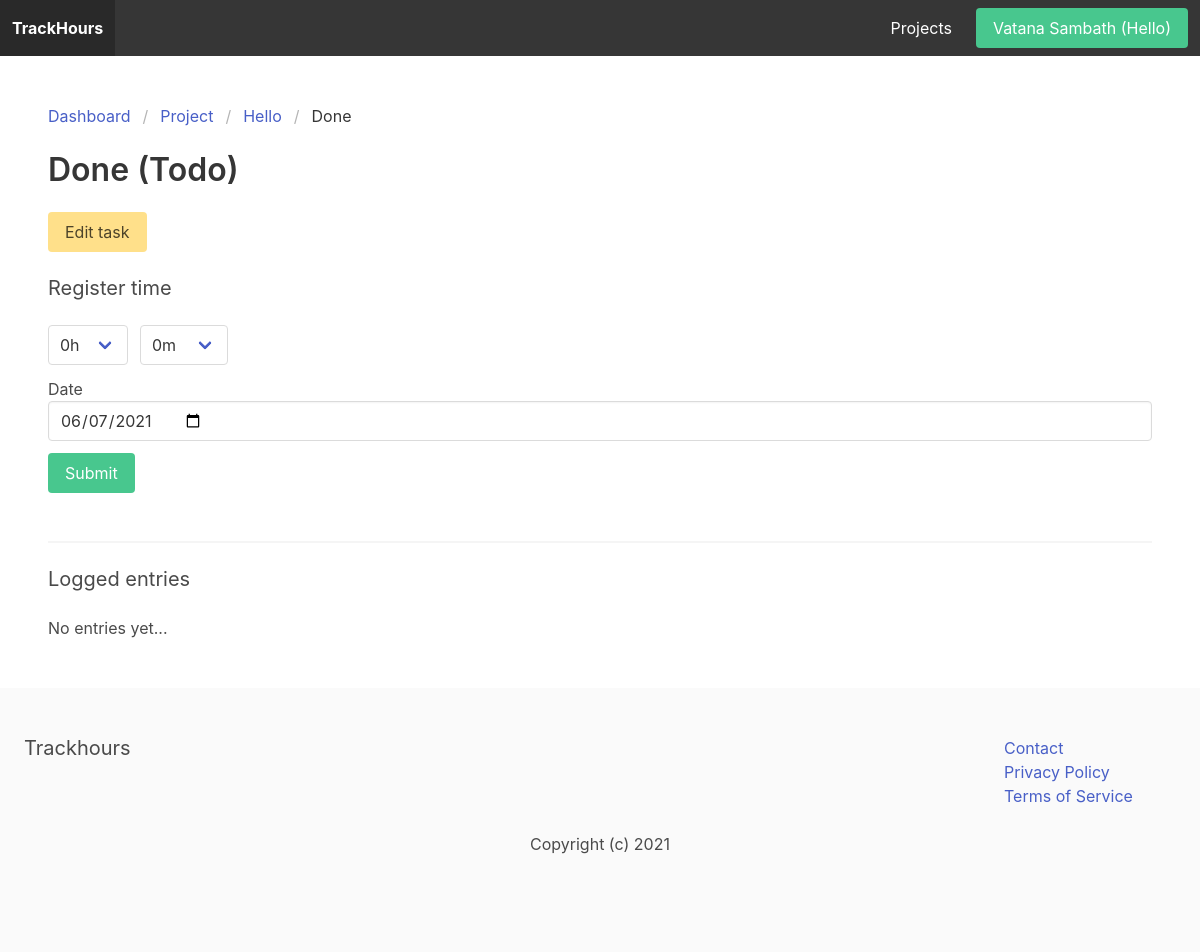
The page /projects/2/10 (signed in) on the database its author committed.
### teams/models.py (models this page shows, shortened)
class Team(models.Model):
    ACTIVE = 'active'
    DELETED = 'deleted'
    CHOICES_STATUS = (
        (ACTIVE, 'Active'),
        (DELETED, 'Deleted')
    )
    title = models.CharField(max_length=255)
    members = models.ManyToManyField(User, related_name='teams')
    created_by = models.ForeignKey(User, related_name='created_teams', on_delete=models.CASCADE)
    created_at = models.DateTimeField(auto_now_add=True)
    status = models.CharField(max_length=10, choices=CHOICES_STATUS, default=ACTIVE)
    class Meta:
        ordering = ['title']

### project/models.py (models this page shows, shortened)
class Project(models.Model):
    team = models.ForeignKey(Team, related_name='projects', on_delete=models.CASCADE)
    title = models.CharField(max_length=255)
    created_by = models.ForeignKey(User, related_name='projects', on_delete=models.CASCADE)
    created_at = models.DateTimeField(auto_now_add=True)
    class Meta:
        ordering = ['title']

class Task(models.Model):
    TODO = 'todo'
    DONE = 'done'
    ARCHIVED = 'archived'
    CHOICES_STATUS = (
        (TODO, 'Todo'),
        (DONE, 'Done'),
        (ARCHIVED, 'Archived')
    )
    team = models.ForeignKey(Team, related_name='tasks', on_delete=models.CASCADE)
    project = models.ForeignKey(Project, related_name='tasks', on_delete=models.CASCADE)
    title = models.CharField(max_length=255)
    created_by = models.ForeignKey(User, related_name='tasks', on_delete=models.CASCADE)
    created_at = models.DateTimeField(auto_now_add=True)
    status = models.CharField(max_length=20, choices=CHOICES_STATUS, default=TODO)
    class Meta:
        ordering = ['-created_at']

### project/views.py (the view, shortened to what this page needs)
# urls.py: path('<int:project_id>/<int:task_id>', task, name='task'),
@login_required
def task(request, project_id, task_id):
    team = get_object_or_404(Team, pk=request.user.userprofile.active_team_id, status=Team.ACTIVE)
    project = get_object_or_404(Project, team=team, pk=project_id)
    task = get_object_or_404(Task, pk=task_id, team=team)
    return render(request, 'project/task.html', {'today': datetime.today(), 'team':team, 'project': project, 'task': task})

### teams/context_processors.py (called while the page is built)
def active_team(request):
    if request.user.is_authenticated:
        if request.user.userprofile.active_team_id:
            team = Team.objects.get(pk=request.user.userprofile.active_team_id)
            return {'active_team': team}
    return {'active_team': None}

### project/templates/project/task.html (shortened to what this page needs)
{% extends 'trackhours/index.html' %}
{% block content %}
    <div id="task-app">
        <nav class="breadcrumb" aria-label="breadcrumbs">
            <ul>
                <li><a href="#">Dashboard</a></li>
                <li><a href="{% url 'project:projects' %}" >Project</a></li>
                <li><a href="{% url 'project:project' project.id %}" a>{{ project.title }}</a></li>
                <li class="is-active"><a href="" aria-current="page">{{ task.title }}</a></li>
            </ul>
        </nav>
        <div class="columns">
            <div class="column">
                <h1 class="title">{{ task.title }} ({{ task.get_status_display }})</h1>
                <a href="{% url 'project:edit_task' project.id task.id %}" class="button is-warning">Edit task</a>
                <h2 class="subtitle mt-5">Register time</h2>
                <form action="." method="post">
                    <div class="field is-grouped">
                        <div class="control">
                            <div class="select">
                                <select name="hours">
                                    <option value="0">0h</option>
                                </select>
                            </div>
                        </div>
                        <div class="control">
                            <div class="select">
                                <select name="minutes">
                                    <option value="0">0m</option>
                                </select>
                            </div>
                        </div>
                    </div>
                    <div class="field">
                        <label>Date</label>
                        <div class="control">
                            <input type="date" id="id_date" name="date" class="input" value="{{ today|date:'Y-m-d' }}" placeholder="yyyy-mm-dd">
                        </div>
                    </div>
                    <div class="field">
                        <div class="control">
                            <button class="button is-success">Submit</button>
                        </div>
                    </div>
                </form>
            </div>
        </div>
        <div class="columns">
            <div class="column is-12">
                <hr>
                <h2 class="subtitle">Logged entries</h2>
                {% if task.entries.all %}
                    <table class="table is-fullwidth" style="text-align: left;">
                        <thead>
                            <tr>
                                <th>Date</th>
                                <th>User</th>
                                <th>Time</th>
                                <th></th>
                            </tr>
                        </thead>
                        <tbody>
                            {% for entry in task.entries.all %}
                                <tr>
                                    <td>{{ entry.created_at }}</td>
                                    <td>{% firstof entry.created_by.get_full_name entry.created_by.username %}</td>
                                    <td>{{ entry.minutes }}</td>
                                    <td>
                                        <a href="#">Edit</a>
                                        <a href="#">Delete</a>
                                    </td>
                                </tr>
                            {% endfor %}
                        </tbody>
                        <tfoot>
                            <tr>
                                <th colspan="2">Total</th>
                                <th colspan="2">{{ task.registered_time }}</th>
                            </tr>
                        </tfoot>
                    </table>
                {% else %}
                    <p>No entries yet...</p>
                {% endif %}
            </div>
        </div>
    </div>
{% endblock %}

### trackhours/templates/trackhours/index.html (shortened to what this page needs)
<!Doctype HTML>
<html>
    <head>
        <link rel="stylesheet"  type="text/css" href="https://cdn.jsdelivr.net/npm/bulma@0.9.1/css/bulma.min.css"</link>
    </head>
    <body>
        <nav class="navbar{% if request.user.is_authenticated %} is-dark {% else %} is-light {% endif %}">
            <div class="navbar-brand">
                <a href="/" class="navbar-item"><strong>TrackHours</strong></a>
            </div>
            <div class="navbar-menu">
                <div class="navbar-end">
                    {% if not request.user.is_authenticated %}
                        <a href="{% url 'plans' %}" class="navbar-item">Plans</a>
                    {% else %}
                        <a href="{% url 'project:projects' %}" class="navbar-item">Projects</a>
                    {% endif %}
                    <div class="navbar-item">
                        <div class="buttons">
                            {% if request.user.is_authenticated %}
                                <a href="{% url 'myaccount' %}" class="button is-success">{% firstof request.user.get_full_name request.user.username %}{% if active_team %} ({{ active_team.title }}){% endif %}</a>
                            {% else %}
                                <a href="{% url 'signup' %}" class="button is-success"><strong>Sign Up</strong>
                                <a href="{% url 'login' %}" class="button">Log In</a>
                            {% endif %}
                        </div>
                    </div>
                </div>
            </div>
        </nav>
        <section class="section">
            {% block content %}
            {% endblock %}
        </section>
       <footer class="footer">
            <div class="columns is-multiline">
                <div class="column is-4">
                    <h2 class="subtitle">Trackhours</h2>
                </div>
                <div class="column is-offset-6 is-2">
                    <ul>
                        <li><a href="#">Contact</a></li>
                        <li><a href="{% url 'privacy' %}">Privacy Policy</a></li>
                        <li><a href="{% url 'terms' %}">Terms of Service</a></li>
                    </ul>
                </div>
                <div  class="column is-12 has-text-centered">
                    <p>Copyright (c) 2021</p>
                </div>
            </div>
        </footer>
    </body>
</html>

### rows shown on the page
Team: title "Hello"
Project: title "Hello"
Task: title "Done", status "Todo"
